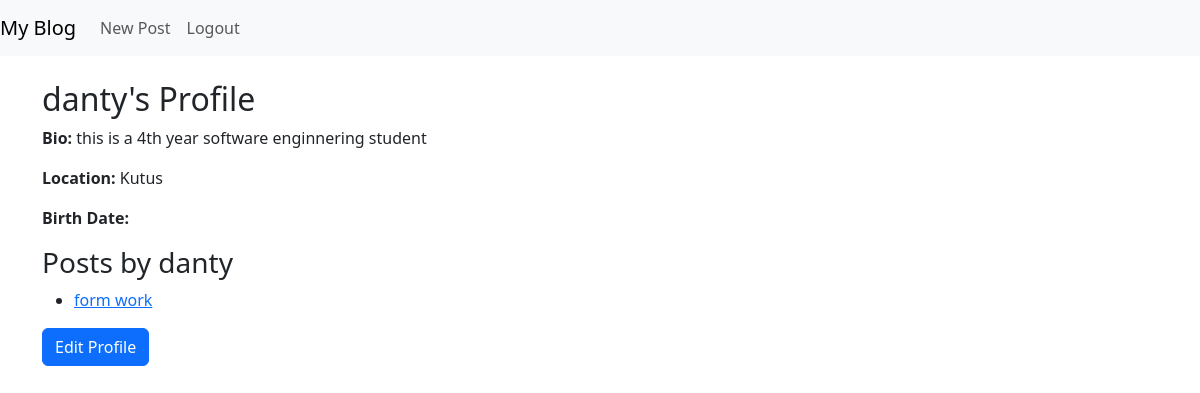
The page /profile/danty (signed in) on the database as committed earlier.
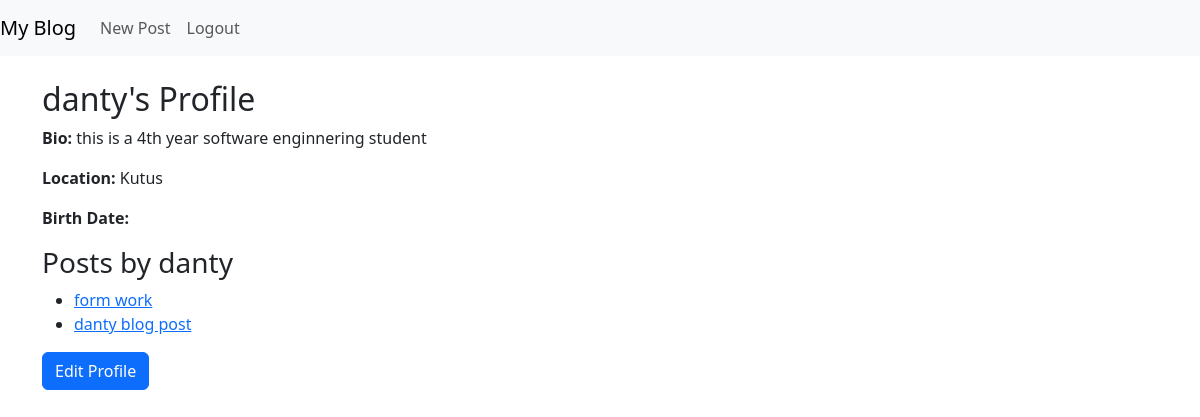
The same page on the database as committed later.
### blog/models.py (models this page shows, shortened)
class Post(models.Model):
    title = models.CharField(max_length=200)
    content = models.TextField()
    author = models.ForeignKey(User, on_delete=models.CASCADE)
    created_at = models.DateTimeField(default=timezone.now)
    updated_at = models.DateTimeField(auto_now=True)

### blog/views.py (the view)
# urls.py: path('profile/<str:username>', views.view_profile, name='view_profile'),
@login_required
def view_profile(request, username):
    user = get_object_or_404(User, username=username )
    return render(request,'blog/profile.html', {'user':user })

### blog/templates/blog/profile.html
{% extends 'base.html' %}
{% block content %}
<h2>{{ user.username }}'s Profile</h2>
<p><strong>Bio:</strong> {{ user.profile.bio }}</p>
<p><strong>Location:</strong> {{ user.profile.location }}</p>
<p><strong>Birth Date:</strong> {{ user.profile.birth_date }}</p>
<h3>Posts by {{ user.username }}</h3>
<ul>
    {% for post in user.post_set.all %}
    <li><a href="{% url 'post_detail' post.pk %}">{{ post.title }}</a></li>
    {% endfor %}
</ul>
{% if user == request.user %}
<a href="{% url 'edit_profile' profile.username %}" class="btn btn-primary">Edit Profile</a>
{% endif %}
{% endblock %}

Rows that differ between the two databases and show on the page:
added Post: title "danty blog post"
